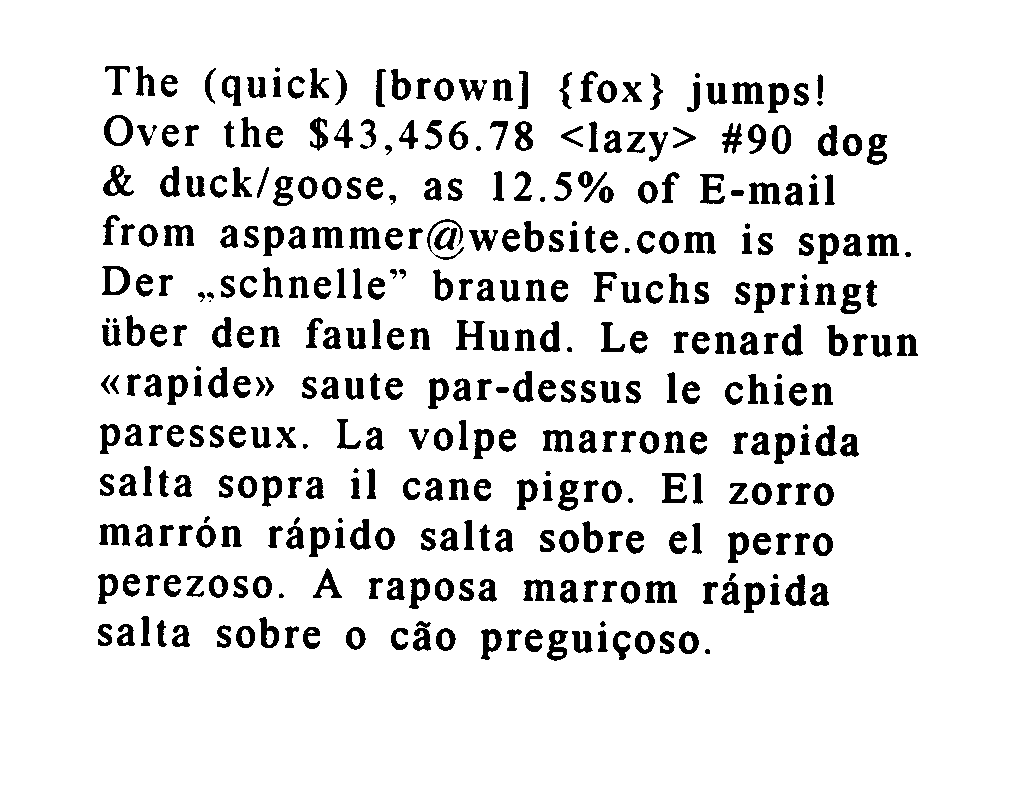
#> input picture python/imggoeshere.png, 1024 x 800 px
$ python edge.py imggoeshere.png
#> lines starting #> are read from the running program, lines starting #| are printed output that depends on the picture; after the words box and inside, x2 and y2 are one past the last pixel; in counts of white or black regions, pixels touching at a corner belong together
#! /bin/python
import numpy as np
import cv2 as cv
from matplotlib import pyplot as plt
import sys
img = cv.imread(sys.argv[1],0)
#> img: shape (800, 1024); 89.9% white; 375 black regions (5 under 20 px), largest, box (x1, y1, x2, y2) and area: (867, 234, 899, 256) 455, (645, 581, 677, 603) 448, (456, 320, 485, 350) 446
edges = cv.Canny(img,100,200)
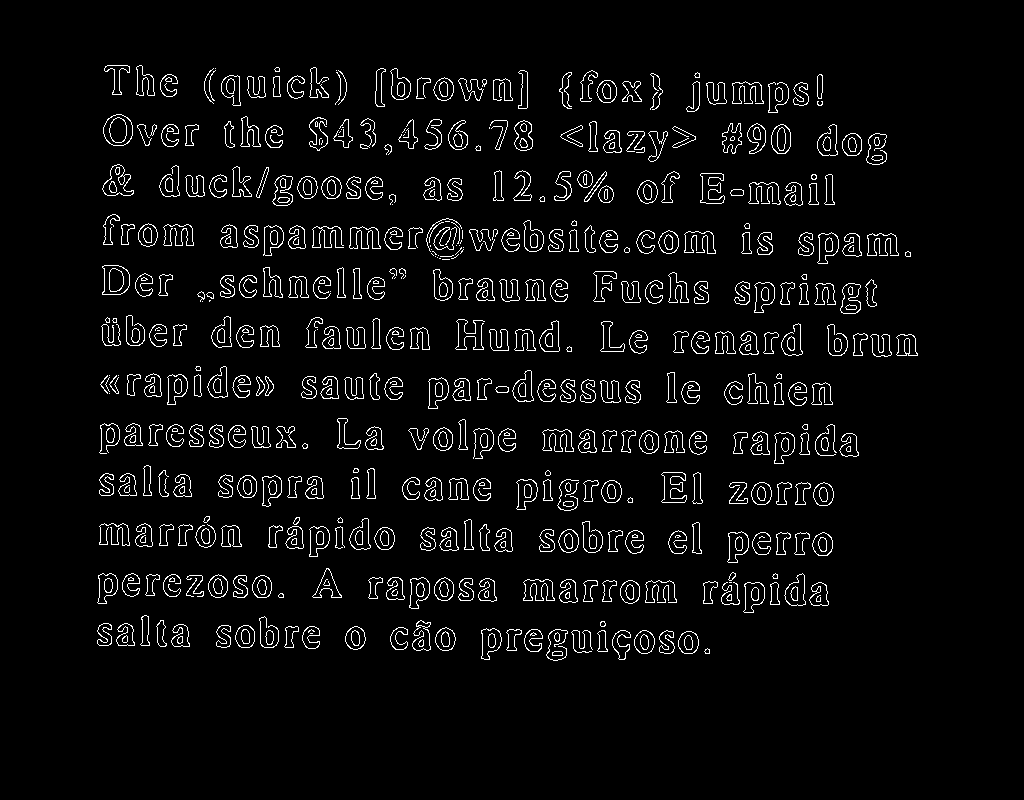
#> edges: shape (800, 1024); 4.4% white in thin lines or dots, all inside (x1, y1, x2, y2) = (97, 65, 918, 661)
while True:
    cv.imshow('edges',edges)
